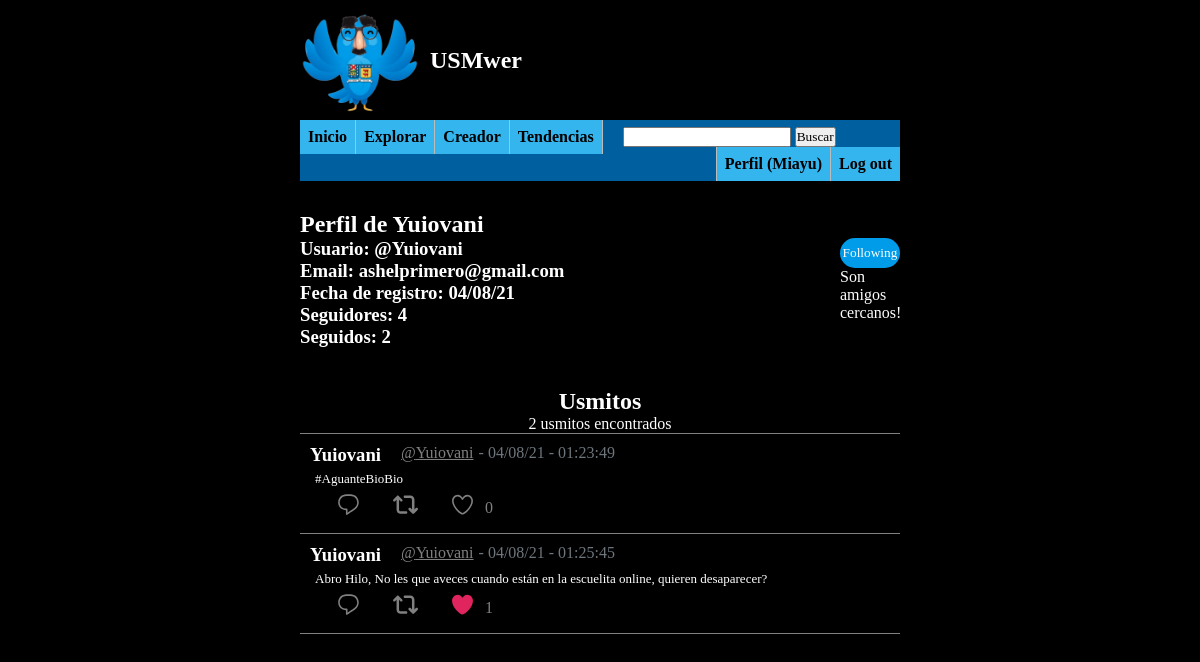
Page /profile.php?user=Yuiovani (signed in) on the committed database.
### tables this page shows
CREATE TABLE `users` (
  `usersUid` varchar(32) NOT NULL,
  `usersEmail` varchar(50) NOT NULL,
  `usersPwd` varchar(128) NOT NULL,
  `fecha_reg` varchar(30) NOT NULL
);

CREATE TABLE `usmitos` (
  `usmitosId` int(10) NOT NULL,
  `usmitosUid` varchar(32) NOT NULL,
  `usmitosMessage` text NOT NULL,
  `usmitosLikes` int(10) NOT NULL,
  `usmitosTags` text NOT NULL,
  `usmitosTipo` varchar(32) NOT NULL,
  `usmitosIdPadre` int(11) DEFAULT NULL,
  `usmitosCloseFriends` tinyint(1) DEFAULT NULL,
  `usmitosFechaPub` varchar(30) NOT NULL
);

### profile.php (the view, shortened to what this page needs)
<?php
    include_once("header.php");
?>
<div class="middleWrapper">
    <section class="profile-info">
        <?php
            include_once("includes/dbh-inc.php");
            include_once("includes/functions-inc.php");
            if(isset($_GET["user"])){
                if($_GET["user"] == $_SESSION["userUid"]){
                    $username = $_SESSION["userUid"];
                    $email = $_SESSION["userEmail"];
                    $fechaReg = $_SESSION["userRegDate"];
                    ?>
                        <h2>Tu Perfil</h2>
                    <?php
                } else{
                    $userData = uidExists($conn, $_GET["user"], "");
                    if($userData !== false){
                        $username = $userData["usersUid"];
                        $email = $userData["usersEmail"];
                        $fechaReg = $userData["fecha_reg"];
                        echo("<h2>Perfil de " . $username . "</h2>");
                    } else{
                        header("location: profile.php?error=notfoundprofile");
                    }
                }
            }
            $followers = getFollowers($conn, $username);
            $follows = getFollows($conn, $username);
            if(isset($_SESSION["userUid"])){
                ?>
                <div class="profile-header">
                    <div class="profile-header-info">
                        <h3>Usuario: @<?php echo($username); ?></h3>
                        <h3>Email: <?php echo($email); ?></h3>
                        <h3>Fecha de registro: <?php echo($fechaReg); ?></h3>
                        <h3>Seguidores: <?php echo($followers); ?></h3>
                        <h3>Seguidos: <?php echo($follows); ?></h3>
                    </div>
                        <?php
                            if($username !== $_SESSION["userUid"]){
                                ?>
                                    <div class="profile-header-follow">
                                        <form action="includes/profileFollow-inc.php" method="POST">
                                <?php
                                if(isFollowdBy($conn, $username, $_SESSION["userUid"]) !== false){
                                    ?>
                                        <input class="userFeed-buttons-unfollow" type="submit" name="unfollow" value="Following">
                                    <?php
                                } else{
                                    ?>
                                        <input class="userFeed-buttons-follow" type="submit" name="follow" value="Follow">
                                    <?php
                                }
                                ?>
                                    </form>
                                <?php
                                if(areCloseFriends($conn, $username, $_SESSION["userUid"])){
                                    ?>
                                        <span>Son amigos cercanos!</span>
                                    <?php
                                }
                                ?>
                                    </div>
                            <?php
                            }
                        ?>
                </div>
                <?php
            }
        ?>
        <div class="profile-usmitos">
            <?php
            include_once("includes/dbh-inc.php");
            include_once("includes/functions-inc.php");
            $userUsmitos = getUserUsmitos($conn, $username);
            ?>
            <h2 class="profile-usmitos-title">Usmitos</h2>
            <?php
            if($userUsmitos !== false){
                $n_usmitos = count($userUsmitos);
                ?>
                    <span><?php echo($n_usmitos); ?> usmitos encontrados</span>
                <?php
            }
            ?>
            <div class="horizontalSeparator1"></div>
            <?php
            if($userUsmitos !== false){
                showUsmitosFeedFrom($conn, $userUsmitos);
            } else{
                echo("Todavia no hay ningun usmito en esta cuenta :(");
            }
            ?>
        </div>
    </section>
</div>
<?php
    include_once("footer.php")
?>

### includes/functions-inc.php (shortened to what this page needs)
<?php
function uidExists($conn, $username, $email){
    $sql = "SELECT * FROM users WHERE usersUid = ? OR usersEmail = ?;";
    $stmt = mysqli_stmt_init($conn);
    if(!mysqli_stmt_prepare($stmt, $sql)){
        header("location: ../signup.php?error=stmtfailed");
        exit();
    }
    mysqli_stmt_bind_param($stmt, "ss", $username, $email);
    mysqli_stmt_execute($stmt);
    $resultData = mysqli_stmt_get_result($stmt);
    if($row = mysqli_fetch_assoc($resultData)){
        return $row;
    } else{
        $result = false;
        return $result;
    }
}
function getUserUsmitos($conn, $username){
    $sql = "SELECT * FROM usmitos WHERE usmitosUid=?;";
    $stmt = mysqli_stmt_init($conn);
    if(!mysqli_stmt_prepare($stmt, $sql)){
        header("location: ../profile.php?error=stmtfailed");
        exit();
    }
    mysqli_stmt_bind_param($stmt, "s", $username);
    mysqli_stmt_execute($stmt);
    $resultData = mysqli_stmt_get_result($stmt);
    if($row = mysqli_fetch_all($resultData)){
        return $row;
    } else{
        $result = false;
        return $result;
    }
    exit();
}
function showUsmitosFeedFrom($conn, $usmitos){
    if($usmitos){
        $n_usmitos = count($usmitos);
        for($i = 0; $i < $n_usmitos; $i++){
            echo("<div class='usmito'>");
            ?>
            <div class="usmito-header">
                <h3 class="usmito-header-username"><?php echo($usmitos[$i][1]); ?></h3>
                <a class="usmito-header-profile" href=<?php echo("profile.php?user=" . $usmitos[$i][1]); ?>><?php echo("@" . $usmitos[$i][1]); ?></a>
                <span class="usmito-header-date">- <?php echo($usmitos[$i][8]); ?></span>
            </div>
            <p class="usmito-message"><?php echo($usmitos[$i][2]); ?></p>
            <div class="usmito-buttons">
                <form action="includes/usmito-inc.php" method="POST">
                    <label>
                    </label>
                    <label>
                    </label>
                    <div class="usmito-buttons-countDiv">
                        <?php
                            if(userLiked($conn, $_SESSION["userUid"], $usmitos[$i][0])){
                                ?>
                                <label>
                                </label>
                                <?php
                            }else{
                                ?>
                                <label>
                                </label>
                                <?php
                            }
                        ?>
                        <div class="usmito-buttons-likeCountDiv">
                            <span class="usmito-buttons-likeCount"><?php echo(getUsmitoLikes($conn, $usmitos[$i][0])); ?></span>
                        </div>
                    </div>
                </form>
            </div>
            </div>
            <div class="horizontalSeparator1"></div>
            <?php
        }
    }else{
        ?>
        <p>No se encontraron Usmitos</p>
        <?php
    }
}
            ?>
        <?php
function isFollowdBy($conn, $uid, $uidFollower){
    $sql = "SELECT * FROM follows WHERE followsUid=? AND followsUidFollower=?;";
    $stmt = mysqli_stmt_init($conn);
    if(!mysqli_stmt_prepare($stmt, $sql)){
        header("location: ../explore.php?error=stmtfailed");
        exit();
    }
    mysqli_stmt_bind_param($stmt, "ss", $uid, $uidFollower);
    mysqli_stmt_execute($stmt);
    $resultData = mysqli_stmt_get_result($stmt);
    if($row = mysqli_fetch_all($resultData)){
        return $row;
    } else{
        $result = false;
        return $result;
    }
    exit();
}
function areCloseFriends($conn, $uid1, $uid2){
    if(isFollowdBy($conn, $uid1, $uid2) !== false && isFollowdBy($conn, $uid2, $uid1) !== false){
        return true;
    }
    return false;
}
    ?>
        <?php
function getFollowers($conn, $uid){
    $sql = "SELECT count(*) FROM follows WHERE followsUid = ?;";
    $stmt = mysqli_stmt_init($conn);
    if(!mysqli_stmt_prepare($stmt, $sql)){
        header("location: ../profile.php?error=stmtfailed");
        exit();
    }
    mysqli_stmt_bind_param($stmt, "s", $uid);
    mysqli_stmt_execute($stmt);
    $resultData = mysqli_stmt_get_result($stmt);
    $row = mysqli_fetch_all($resultData);
    return $row[0][0];
    exit();
}
function getFollows($conn, $uid){
    $sql = "SELECT count(*) FROM follows WHERE followsUidFollower = ?;";
    $stmt = mysqli_stmt_init($conn);
    if(!mysqli_stmt_prepare($stmt, $sql)){
        header("location: ../profile.php?error=stmtfailed");
        exit();
    }
    mysqli_stmt_bind_param($stmt, "s", $uid);
    mysqli_stmt_execute($stmt);
    $resultData = mysqli_stmt_get_result($stmt);
    $row = mysqli_fetch_all($resultData);
    return $row[0][0];
    exit();
}
function userLiked($conn, $userUid, $usmitoId){
    $sql = "SELECT count(*) FROM likes WHERE likesUserUid = ? AND likesUsmitoId = ?;";
    $stmt = mysqli_stmt_init($conn);
    if(!mysqli_stmt_prepare($stmt, $sql)){
        header("location: ../profile.php?error=stmtfailed");
        exit();
    }
    mysqli_stmt_bind_param($stmt, "si", $userUid, $usmitoId);
    mysqli_stmt_execute($stmt);
    $resultData = mysqli_stmt_get_result($stmt);
    $row = mysqli_fetch_all($resultData);
    $count = $row[0][0];
    if($count > 0){
        return true;
    }
    return false;
}
function getUsmitoLikes($conn, $usmitoId){
    $sql = "SELECT count(*) FROM likes WHERE likesUsmitoId = ?;";
    $stmt = mysqli_stmt_init($conn);
    if(!mysqli_stmt_prepare($stmt, $sql)){
        header("location: ../index.php?error=stmtfailed");
        exit();
    }
    mysqli_stmt_bind_param($stmt, "s", $usmitoId);
    mysqli_stmt_execute($stmt);
    $resultData = mysqli_stmt_get_result($stmt);
    $row = mysqli_fetch_all($resultData);
    return $row[0][0];
    exit();
}

### css/style.css (style rules this page uses)
* { padding: 0; margin: 0; font-family: century gothic; }
:root { --primary: rgb(0, 156, 233); }
body { background-color: black; color: white; }
a { color: gray; }
.usmito-buttons svg { fill: gray; }
.middleWrapper { width: 50%; margin: 0 auto; }
.horizontalSeparator1 { height: 1px; width: 100%; background-color: gray; }
.profile-header { display: flex; }
.profile-header-info { width: 90%; }
.profile-header-follow { width: 10%; }
.profile-usmitos { text-align: center; margin-top: 40px; }
.usmito { padding: 10px; }
.usmito-header { display: flex; width: 100%; }
.usmito-header-username { text-align: left; width: auto; }
.usmito-header-profile { text-align: left; width: auto; margin-left: 20px; }
.usmito-header-date { text-align: left; width: auto; margin-left: 5px; color: rgb(110, 118, 125); }
.usmito-message { width: 100%; height: auto; text-align: justify; padding: 5px; font-size: small; }
.usmito-buttons { display: flex; }
.usmito-buttons svg { margin-left: 10px; margin-right: 10px; height: 25px; width: 25px; padding-top: 0px; }
.usmito-buttons label .usmito-buttons-likeActive { fill: rgb(224, 36, 94); }
.usmito-buttons-countDiv { display: inline-flex; }
.usmito-buttons-likeCountDiv { display: inline-flex; align-items: center; margin-top: 0px; }
.usmito-buttons-likeCount { color: gray; }
.userFeed-buttons-unfollow { border-radius: 20px; width: -webkit-fill-available; height: 30px; color: white; border-color: rgba(0, 0, 0,0); background: var(--primary); }

### rows in the picture
users: usersUid "Yuiovani", usersEmail "ashelprimero@gmail.com", fecha_reg "04/08/21"
usmitos: usmitosUid "Yuiovani", usmitosFechaPub "04/08/21 - 01:23:49", usmitosMessage "#AguanteBioBio", i "0"
usmitos: usmitosUid "Yuiovani", usmitosFechaPub "04/08/21 - 01:25:45", usmitosMessage "Abro Hilo, No les que aveces cuando están en la escuelita online, quieren desaparecer?", i "1"

### other values in the picture
$_SESSION["userUid"] "Miayu"
$followers "4"
$follows "2"
$n_usmitos "2"
